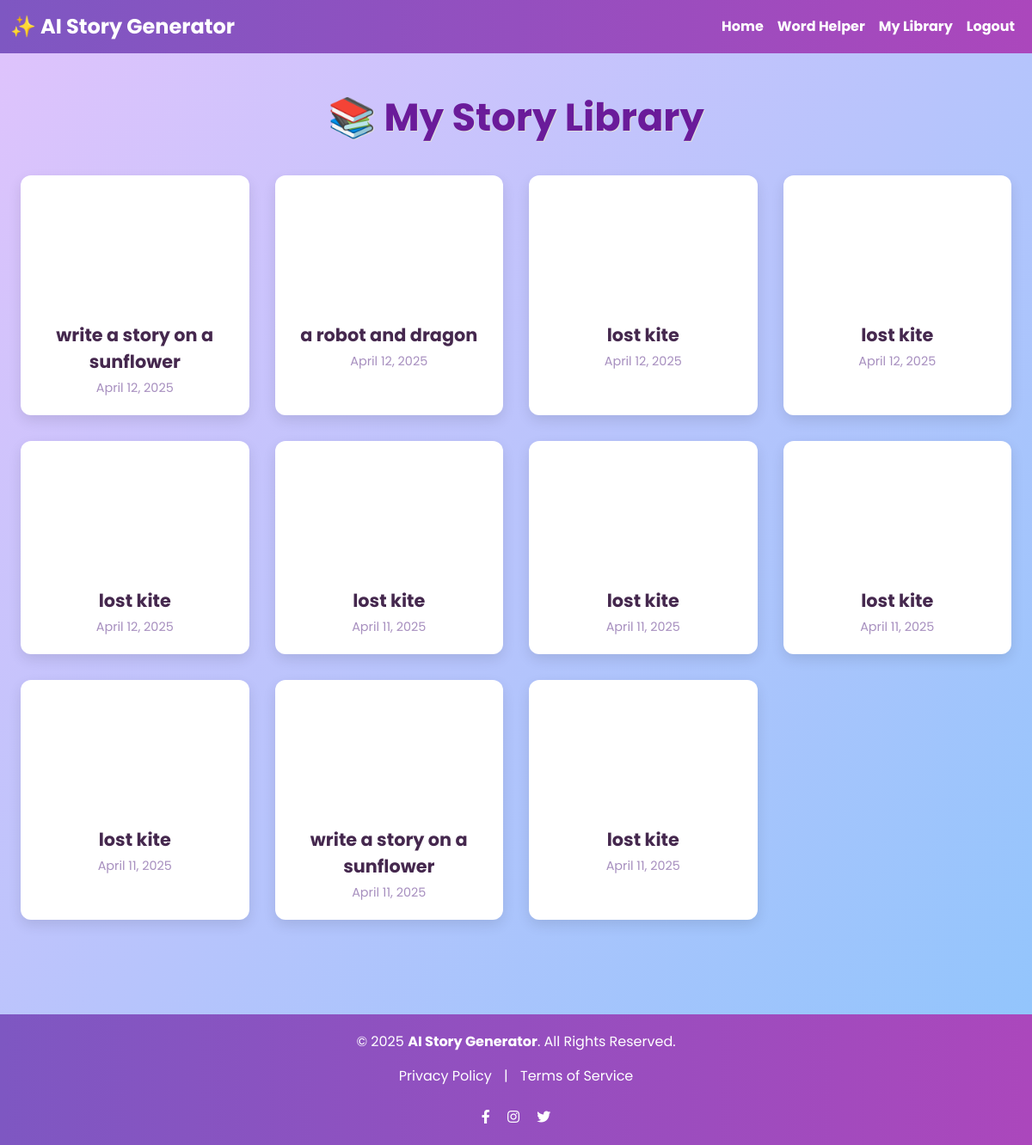
Screenshot of /library/ (signed in) with the database file from the repository.
### generator/models.py (models this page shows, shortened)
class Story(models.Model):
    user = models.ForeignKey(User, on_delete=models.CASCADE)
    prompt = models.TextField()
    content = models.TextField()
    created_at = models.DateTimeField(auto_now_add=True)

### generator/views.py (the view)
# urls.py: path('library/', views.story_library, name='story_library'),
@login_required(login_url='login')
def story_library(request):
    stories = Story.objects.filter(user=request.user).order_by('-created_at')
    return render(request, 'generator/story_library.html', {'stories': stories})

### generator/templates/generator/story_library.html (shortened to what this page needs)
{% extends 'generator/base.html' %}
{% block content %}
<div class="container">
  <h1>📚 My Story Library</h1>
  {% if stories %}
  <div class="book-grid">
    {% for story in stories %}
    {% with cartoon_images="https://cdn-icons-png.flaticon.com/512/2946/2946035.png,https://cdn-icons-png.flaticon.com/512/2946/2946015.png,https://cdn-icons-png.flaticon.com/512/2946/2946023.png,https://cdn-icons-png.flaticon.com/512/2946/2946002.png,https://cdn-icons-png.flaticon.com/512/2946/2946041.png,https://cdn-icons-png.flaticon.com/512/2946/2946055.png" %}
    {% with random_cartoon=cartoon_images|cut:","|random %}
    <div class="book-card" onclick="openPopup('{{ story.prompt|escapejs }}', '{{ story.created_at|date:"F j, Y, g:i a" }}', '{{ story.content|escapejs }}', '{% if story.image %}{{ story.image.url }}{% else %}{{ random_cartoon }}{% endif %}')">
      <div class="book-cover" >
      </div>
      <div class="book-content">
        <div class="book-title">{{ story.prompt }}</div>
        <div class="created-at">{{ story.created_at|date:"F j, Y" }}</div>
      </div>
    </div>
    {% endwith %}
    {% endwith %}
    {% endfor %}
  </div>
  {% else %}
  <div class="empty-message">
    <p>No stories yet. Start creating your magical book! 📖</p>
  </div>
  {% endif %}
</div>
{% endblock %}

### generator/templates/generator/base.html (style rules this page uses)
body { font-family: 'Poppins', sans-serif; background: linear-gradient(135deg, #f3e5f5, #ede7f6); margin: 0; padding: 0; color: #4a148c; }
.container { max-width: 1200px; margin: auto; }

### generator/templates/generator/story_library.html (style rules this page uses)
body, html { margin: 0; padding: 0; }
body { margin: 0; font-family: 'Poppins', 'Comic Sans MS', cursive, sans-serif; background: linear-gradient(to bottom right, #e0c3fc, #8ec5fc); color: #4c2673; }
h1 { text-align: center; font-size: 2.8em; color: #6a1b9a; margin-bottom: 40px; font-weight: bold; text-shadow: 1px 1px #ddd; }
.book-grid { display: grid; grid-template-columns: repeat(auto-fit, minmax(250px, 1fr)); gap: 30px; }
.book-card { background: #fff; border-radius: 12px; overflow: hidden; box-shadow: 0 6px 15px rgba(0,0,0,0.1); transition: transform 0.3s ease; cursor: pointer; }
.book-cover { height: 150px; background-size: cover; background-position: center; border-radius: 12px 12px 0 0; }
.book-content { padding: 20px; text-align: center; }
.book-title { font-size: 1.3em; font-weight: bold; color: #45284e; }
.created-at { font-size: 0.9em; color: #a78fbf; margin-top: 5px; }

### rows the page displays
Story: prompt "write a story on a sunflower", created_at "April 12, 2025"
Story: prompt "a robot and dragon", created_at "April 12, 2025"
Story: prompt "lost kite", created_at "April 12, 2025"
Story: prompt "lost kite", created_at "April 12, 2025"
Story: prompt "lost kite", created_at "April 12, 2025"
Story: prompt "lost kite", created_at "April 11, 2025"
Story: prompt "lost kite", created_at "April 11, 2025"
Story: prompt "lost kite", created_at "April 11, 2025"
Story: prompt "lost kite", created_at "April 11, 2025"
Story: prompt "write a story on a sunflower", created_at "April 11, 2025"
Story: prompt "lost kite", created_at "April 11, 2025"
